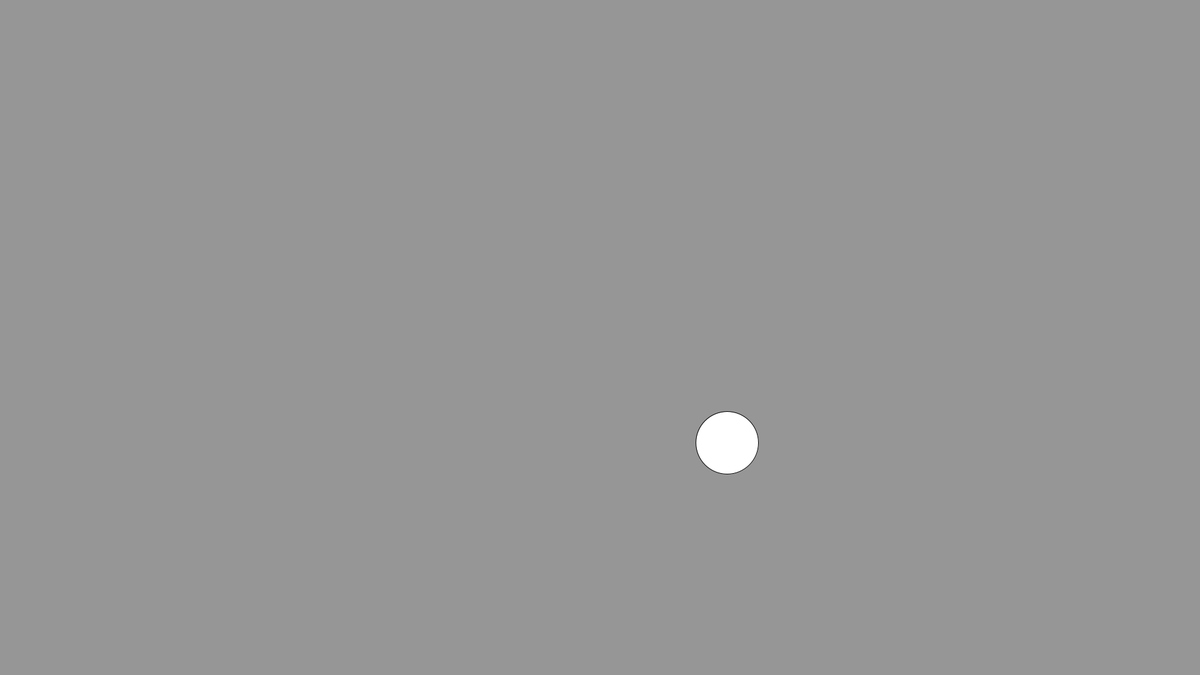
Frame 1 (no input)
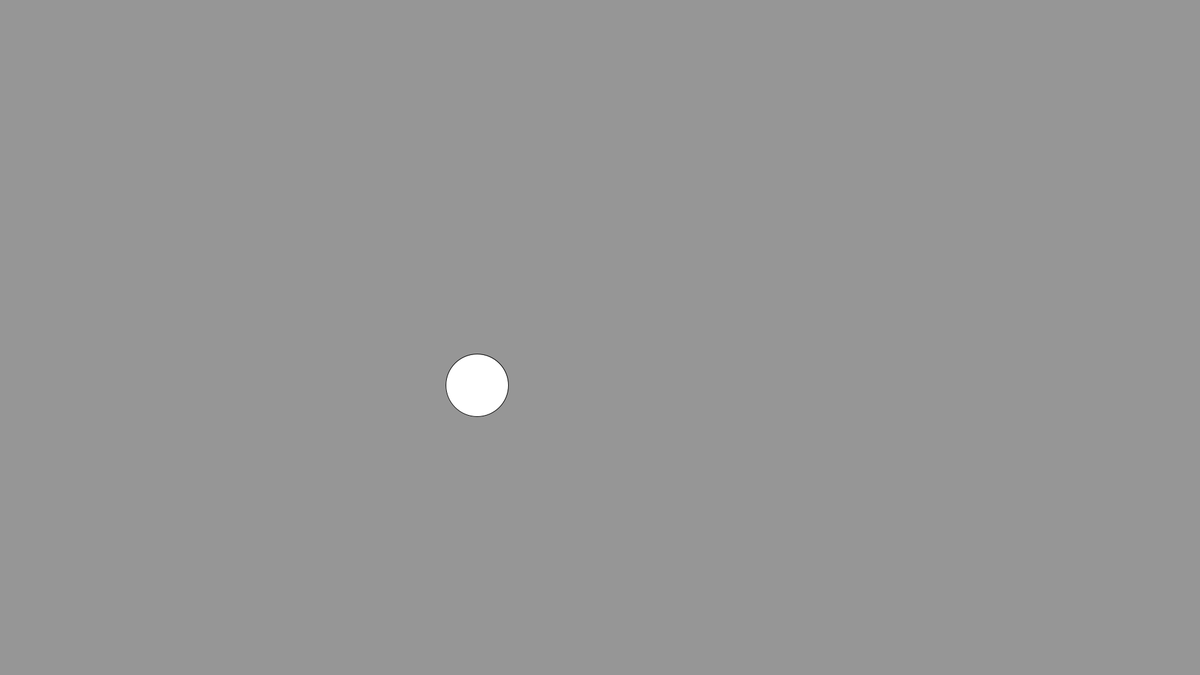
Frame 60 (the mouse pressed at the canvas centre just before this capture)
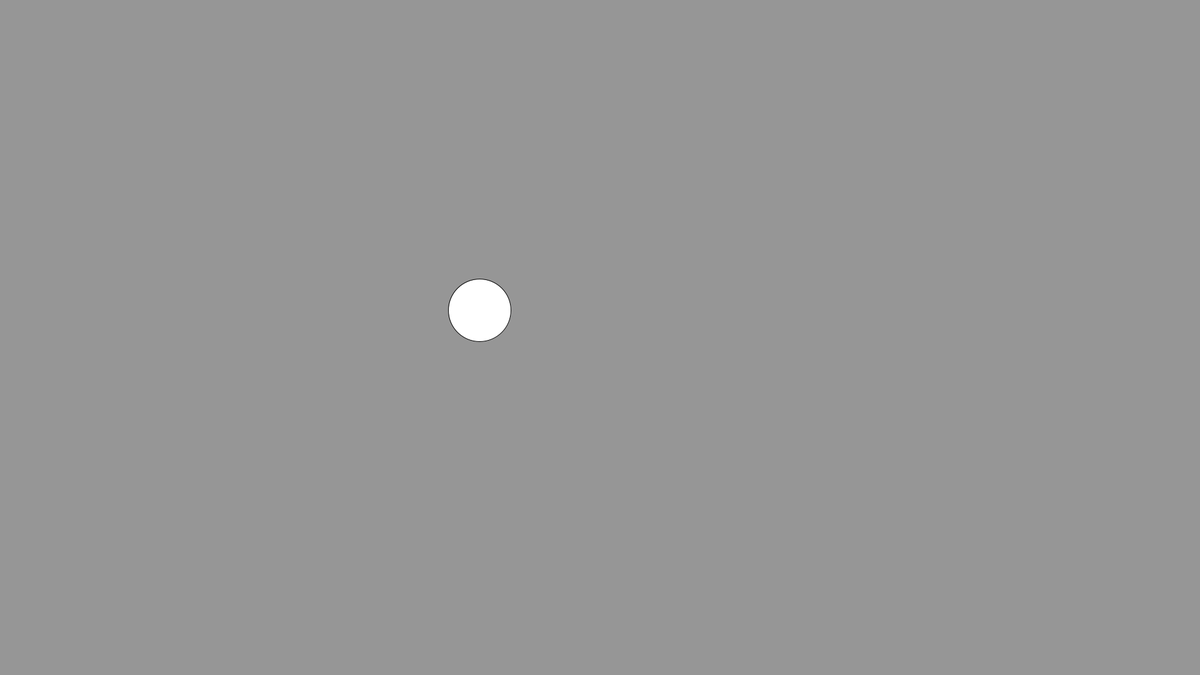
Frame 120 (the mouse held since frame 60 and released just before this capture)

The Processing sketch that drew these frames (run headless with seeded random() and noise(); from frame 60 on, the mouse is pressed at the canvas centre):

// Processing sketch: Noise_04_Position2D
// ── Noise_04_Position2D.pde
/*
Noise_04_Position2D.pde
Author: Alexandros Lotsos
Summary: A sketch that uses 2D perlin noise to move an ellipse around the canvas. Notice how much more natural and smooth
the movement is, as opposed to a solution that uses random().
*/

float xoff = 0; //beggining of xoffset

void setup(){
  size(1920, 1080);
  background(150);
  stroke(0);
}

void draw(){
  background(150);
  
  //coordinates of the ellipse using noise
  float x = noise(xoff) * width;
  float y = noise(xoff + 10000) * height;
  
  //coordinates of the ellipse using random, uncomment them to see the difference
  //float x = random(width);
  //float y = random(height);
 
  ellipse(x, y, 100, 100); //draw the ellipse at x,y
  
  xoff += 0.01; //increment the xoffset
}
